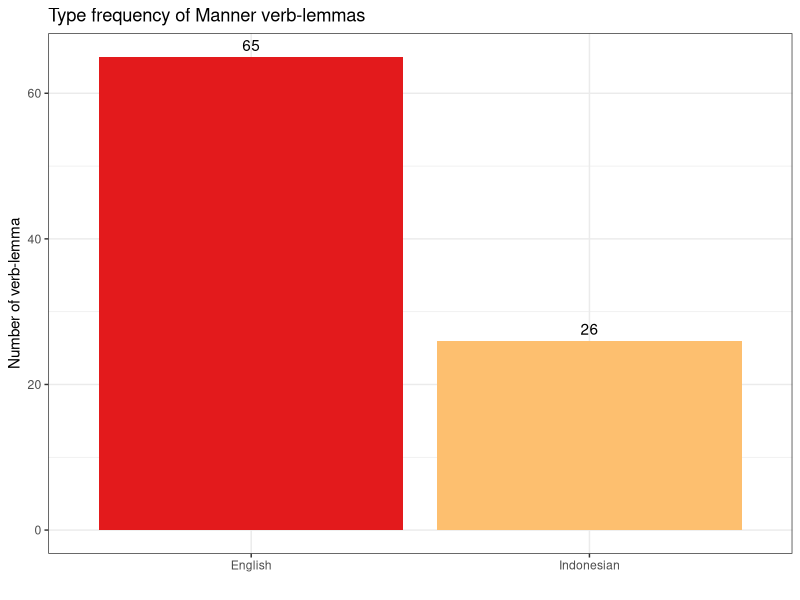

Generate this figure with R: (Note: this script raises an error after producing the figure.)
## ---- chunk 1
knitr::opts_chunk$set(fig.width = 7,
                      fig.asp = 0.618,
                      fig.retina = 2,
                      dpi = 300,
                      dev = "pdf",
                      tidy = FALSE,
                      echo = TRUE)

library(tidyverse)
library(RColorBrewer) # for the plotting
## ---- chunk 2
# Read in the manner verbs data in English and Indonesian
manner_eng_tokens <- readr::read_tsv("data-joll/manner_eng_tokens.txt") %>% 
  arrange(desc(n), lemma)
manner_idn_tokens <- readr::read_tsv("data-joll/manner_idn_tokens.txt") %>% 
  arrange(desc(n), lemma)

# Read in the path verbs data in English and Indonesian
path_eng_tokens <- readr::read_tsv("data-joll/path_eng_tokens.txt")
path_idn_tokens <- readr::read_tsv("data-joll/path_idn_tokens.txt")
## ---- chunk 3
mnr <- tibble(tokens = c(sum(manner_eng_tokens$n), sum(manner_idn_tokens$n)),
              perc_token = (tokens/sum(tokens)) * 100,
              type = c(nrow(manner_eng_tokens), nrow(manner_idn_tokens)),
              perc_type = (type/sum(type)) * 100,
              ttr = type/tokens,
              language = c("English", "Indonesian"),
              verb_type = "manner-verb")
pth <- tibble(tokens = c(sum(path_eng_tokens$n), sum(path_idn_tokens$n)),
              perc_token = (tokens/sum(tokens)) * 100,
              type = c(nrow(path_eng_tokens), nrow(path_idn_tokens)),
              perc_type = (type/sum(type)) * 100,
              ttr = type/tokens,
              language = c("English", "Indonesian"),
              verb_type = "path-verb")
## ---- chunk 4
mnr_pth <- bind_rows(mnr, pth) %>% 
  group_by(language) %>% 
  mutate(perc_token_lang = tokens/sum(tokens) * 100,
         perc_type_lang = type/sum(type) * 100,
         sum_type_lang = sum(type),
         sum_token_lang = sum(tokens)) %>% 
  ungroup()

# print out the content of the `mnr_pth` data frame
mnr_pth
## ---- chunk 5
# get the number of manner verbs in Indonesian and English
sum_manner_idn_types <- nrow(manner_idn_tokens)
sum_manner_eng_types <- nrow(manner_eng_tokens)

# run the binomial test (two-tailed)
binom_manner_types <- binom.test(c(sum_manner_idn_types, sum_manner_eng_types))

# output only the p-value
binom_manner_types$p.value
## ---- chunk 6
# get the summed token-frequencies of the manner verbs in Indonesian and English
sum_manner_idn_tokens <- sum(manner_idn_tokens$n)
sum_manner_eng_tokens <- sum(manner_eng_tokens$n)

# run the binomial test (two-tailed)
binom_manner_tokens <- binom.test(c(sum_manner_idn_tokens, sum_manner_eng_tokens))

# output only the p-value
binom_manner_tokens$p.value
## ---- chunk 7
mnr %>% 
  ggplot(aes(x = language, y = type)) + 
  geom_col(fill = RColorBrewer::brewer.pal(12, name = "Paired")[6:7]) +
  geom_text(aes(label = type), vjust = -.5) +
  theme_bw() +
  labs(y = "Number of verb-lemma", x = "", title = "Type frequency of Manner verb-lemmas") +
  ggsave("figs-joll/total-type-of-manner-verbs.png", width = 6, height = 5)
## ---- chunk 8
mnr %>% 
  ggplot(aes(x = language, y = tokens)) + 
  geom_col(fill = RColorBrewer::brewer.pal(12, name = "Paired")[2:3]) + 
  geom_text(aes(label = paste("number of verb-type = ", type, sep = "")), vjust = -.5) +
  theme_bw() +
  labs(y = "Token frequency", x = "", title = "Token frequency of Manner verb-lemmas") +
  ggsave("figs-joll/total-tokens-of-manner-verbs.png", width = 6, height = 5)
## ---- chunk 9
mnr_idn_gloss <- c("walk", "run", "stride; take a step", "jump", "drive", "dash; rush", "slide/glide away", "glide/float in/through the air", "move along at a high speed", "sneak (into)", "race; move fast", "break through; force one's way into", "crawl", "hop up and down", "slip/slide away", "stroll around", "swing", "tiptoe", "fly", "stumbled; tripped over", "swim", "bounce around; jump repeatedly", "rock; sway; wave", "stalk", "slip/slide away", "fall headlong; slip/slide away")
eng_mnr_cell <- paste(paste("*", manner_eng_tokens$lemma, "*", " (", manner_eng_tokens$n, ")", sep = ""), collapse = ", ")
idn_mnr_cell <- paste(paste("*", manner_idn_tokens$lemma, "*", " '", mnr_idn_gloss, "' (", manner_idn_tokens$n, ")", sep = ""), collapse = ", ")
tibble(`---` = c("ENGLISH ...", eng_mnr_cell, "INDONESIAN ...", idn_mnr_cell)) %>% 
  knitr::kable(caption = "Manner verb-lemmas and their token frequencies in *Twilight*")

## ---- chunk 10
binom_path <- binom.test(c(nrow(path_idn_tokens), nrow(path_eng_tokens)))
binom_path$p.value
## ---- chunk 11
binom_path_tokens <- binom.test(c(sum(path_idn_tokens$n), sum(path_eng_tokens$n)))
binom_path_tokens$p.value
## ---- chunk 12
pth %>% 
  ggplot(aes(x = language, y = type)) + 
  geom_col(fill = RColorBrewer::brewer.pal(12, name = "Paired")[6:7]) + 
  geom_text(aes(label = type), vjust = -.5) +
  theme_bw() +
  labs(y = "Number of verb-lemma", x = "", title = "Type frequency of Path verb-lemmas") +
  ggsave("figs-joll/total-type-of-path-verbs.png", width = 6, height = 5)
## ---- chunk 13
pth %>% 
  ggplot(aes(x = language, y = tokens)) + 
  geom_col(fill = RColorBrewer::brewer.pal(12, name = "Paired")[2:3]) + 
  geom_text(aes(label = paste("number of verb-type = ", type, sep = "")), vjust = -.5) +
  theme_bw() +
  labs(y = "Token frequency", x = "", title = "Token frequency of Path verb-lemmas") +
  ggsave("figs-joll/total-tokens-of-path-verbs.png", width = 6, height = 5)

## ---- chunk 14
pth_idn_gloss <- c(menuju = "head toward/for", kembali = "return; go/come back", masuk = "go/come in; enter", berbalik = "turn over/upside down", keluar = "go/come out; exit", pulang = "return; go/come back", muncul = "emerge; appear", tiba = "arrive", turun = "go down; descend", jatuh = "fall", memasuki = "enter", menjauh = "move/get/stay (far) away", naik = "go up; rise; increase", mendekat = "approach; get close", berputar = "rotate; move around", menyusuri = "move along the edge/border/margin", meninggalkan = "leave behind/out; abandon", menuruni = "go down sth.; descend (into)", terjatuh = "fallend down (suddenly)", mengitari = "encircle; move in a circle around", maju = "move forward", menaiki = "go up (onto sth.)", pindah = "move; shift", beranjak = "move/shift one's position slightly", mundur = "go backward", melewati = "pass/go by/through", menghampiri = "come close/near to", menghambur = "scatter; disperse", menyeberangi = "go across/to the other side; cross sth.", membelok = "turn to the right/left", menelusuri = "follow/go along; trace", berpencar = "scatter; disperse", melintasi = "pass/flash by", mengelilingi = "go/revolve around")
pth_idn_gloss_df <- tibble(lemma = names(pth_idn_gloss),
                           gloss = unname(pth_idn_gloss))
path_idn_tokens1 <- path_idn_tokens %>% left_join(pth_idn_gloss_df, by = "lemma")
eng_pth_cell <- paste(paste("*", path_eng_tokens$lemma, "*", " (", path_eng_tokens$n, ")", sep = ""), collapse = ", ")
idn_pth_cell <- paste(paste("*", path_idn_tokens1$lemma, "*", " '", path_idn_tokens1$gloss, "' (", path_idn_tokens1$n, ")", sep = ""), collapse = ", ")

tibble(`---` = c("ENGLISH ...", eng_pth_cell, "INDONESIAN ...", idn_pth_cell)) %>% 
  knitr::kable(caption = "Path verb-lemmas and their token frequencies in *Twilight*")
